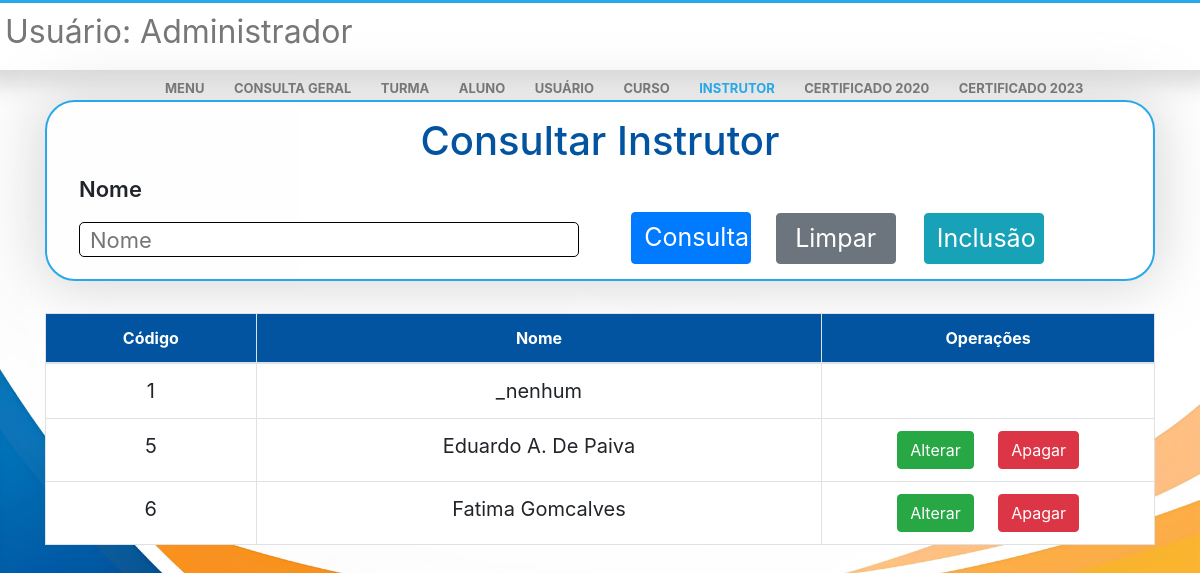
The app's page /menu/insselect.php (signed in) with its own data.
### tables this page shows
CREATE TABLE `instrutor` (
  `id` int(11) NOT NULL,
  `nome` varchar(100) NOT NULL
);

### menu/insselect.php (the view, shortened to what this page needs)
<?php
include('../connect.php');
$sql = 'select id, nome from instrutor order by 1';
$pesqnome = '';
?>
<!DOCTYPE html>
<html lang="pt-br">
<head>
    <link rel="stylesheet" href="https://stackpath.bootstrapcdn.com/bootstrap/4.1.3/css/bootstrap.min.css">
    <link rel="stylesheet" href="dnv.css">
</head>
<body style="background-image: url(../img/fundo.jpg); background-image: fixed; background-size: cover;">
    <div class="nav">
        <div class="row" id="rowtop">
            <div id="usushow">
                <h2>Usuário:
                    <span>
                        <?php echo $_SESSION['nome']; ?>
                    </span>
                </h2>
            </div>
            <div class="mnu">
                <a id="atop" href="../menu.php" style="text-decoration: none;">MENU</a>
                <a id="atop" href="conselect.php" style="text-decoration: none;">CONSULTA GERAL</a>
                <a id="atop" href="turselect.php" style="text-decoration: none;">TURMA</a>
                <a id="atop" href="aluselect.php" style="text-decoration: none;">ALUNO</a>
                <a id="atop" href="ususelect.php" style="text-decoration: none;">USUÁRIO</a>
                <a id="atop" href="curselect.php" style="text-decoration: none;">CURSO</a>
                <a id="atop" href="insselect.php" style="text-decoration: none;color: #28a7e9;">INSTRUTOR</a>
                <a id="atop" href="pesq2020.php" style="text-decoration: none;">CERTIFICADO 2020</a>
                <a id="atop" href="pesq2023.php" style="text-decoration: none;">CERTIFICADO 2023</a>
            </div>
        </div>
    </div>
    <center>
        <div class="container">
            <div class="jumbotron">
                <form method="POST">
                    <h1 style="color: rgb(2, 84, 160); ">Consultar Instrutor</h1>
                    <div class="row">
                        <div class="col">
                            <p class="pselect">Nome</p>
                            <input type="text" id="inpselect" name="pesqnome" placeholder="Nome" value="<?php echo $pesqnome ?>">
                            <button type="submit" name="submit" class="btn btn btn-primary" style="width: 120px;font-size: 25px; color: white;margin-right: 10px;">Consulta</button>
                            <a href="insselect.php" style="text-decoration: none;">
                                <button type="button" class="btn btn-secondary" style="width: 120px;font-size: 25px; color: white; margin-left: 10px;">Limpar</button>
                            </a>
                            <a href="insinsert.php">
                                <button type="button" class="btn btn-info" style="width: 120px;font-size: 25px; color: white;">Inclusão</button>
                            </a>
                        </div>
                    </div>
            </div>
            <table class="table table-bordered" style="background-color: white; text-align: center;">
                <thead style="background-color: rgb(2, 84, 160);">
                    <tr>
                        <th scope="col" style="color: white;">Código</th>
                        <th scope="col" style="color: white;">Nome</th>
                        <th scope="col" style="color: white;">Operações</th>
                    </tr>
                </thead>
                <tbody>
                    <?php
                    $result = mysqli_query($con, $sql);
                    if ($result) {
                        while ($row = mysqli_fetch_assoc($result)) {
                            if ($row['id'] == 1) {
                                echo "<tr>
                            <td style='font-size: 20px;'>" . $row['id'] . "</td>
                            <td style='font-size: 20px;'>" . $row['nome'] . "</td>
                            <td style='width:30%'>
                            </td></tr>";
                            } else {
                                echo "<tr>
                                <td style='font-size: 20px;'>" . $row['id'] . "</td>
                                <td style='font-size: 20px;'>" . $row['nome'] . "</td>
                                <td style='width:30%'>
                                <a href='insupdate.php?updateid={$row['id']}'
                                <button type='button' class='btn btn-success'>
                                Alterar
                                </button>
                                </a>
                                <a href='insdelete.php?deleteid={$row['id']}'
                                <button type='button' class='btn btn-danger'>
                                Apagar
                                </button>
                                </a>
                                </td></tr>";
                            }
                        }
                    }
                    ?>
                </tbody>
            </table>
        </div>
    </center>
</body>
</html>

### menu/dnv.css (style rules this page uses)
.pselect { text-align: left; font-weight: 600; font-size: 22px; }
body { background-repeat: no-repeat; background-size: cover; }
#inpselect { float: left; width: 500px; height: 35px; padding-left: 10px; border-radius: 5px; border: solid 1px; transition: 0.3s ease-in-out; font-size: 22px; }
.jumbotron { box-shadow: 0px 0px 55px 7px #cfcfcfc9; border: solid 2px #28a7e9; border-radius: 30px; background-color: rgba(255, 255, 255, 0.700); margin-top: 30px; padding-top: 15px; padding-bottom: 15px; }
button { background-color: blue; }
#usushow { color: #777777; margin-left: 20px; }
h2 { font-weight: 400; }
.nav { background-color: #fff; box-shadow: 0px 0px 20px 15px #95959557; border-top: #28a7e9 3px solid; height: 70px; padding: 10px; line-height: 40px; }
.mnu { margin-left: 500px; }
a { color: #777777; margin-right: 25px; font-weight: 700; font-size: 13px; }
@media only screen and (max-width: 1660px) { .mnu { margin-left: 50px; } }
@media only screen and (max-width: 1360px) { .mnu { margin-left: 200px; } }
@media only screen and (max-width: 1360px) { #usushow { margin-left: 100px; } }
@media only screen and (max-width: 1222px) { .mnu { margin-left: 170px; } }
@media only screen and (max-width: 1222px) { #usushow { margin-left: 10px; } }
button { margin-top: -10px; }

### menu/insselect.php (style rules this page uses)
.btn-success, .btn-danger { margin: 0; }
.btn-success { margin-right: 10px; }
.btn-danger { margin-left: 10px; }

### records on screen
instrutor: id "1", nome "_nenhum"
instrutor: id "5", nome "Eduardo A. De Paiva"
instrutor: id "6", nome "Fatima Gomcalves"

### other values on screen
$_SESSION['nome'] "Administrador"
